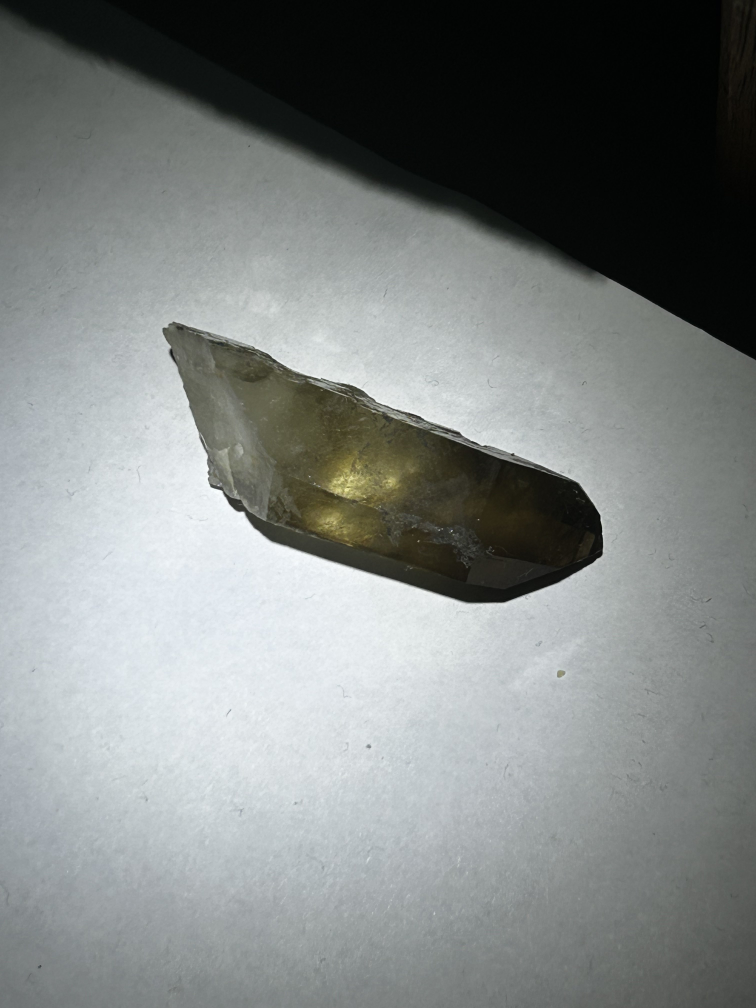
#> input picture images/to_identify/3.jpg, 3024 x 4032 px (shown at 1/4 size)
$ python -i main.py   (imports and definitions only)
#> lines starting #> are read from the running program, lines starting #| are printed output that depends on the picture; after the words box and inside, x2 and y2 are one past the last pixel; in counts of white or black regions, pixels touching at a corner belong together
import cv2
import numpy as np
import os
from pathlib import Path
import matplotlib.pyplot as plt

class UniversalMineralPreprocessor:
    """
    Universal Mineral Image Preprocessor
    """

    # [421 lines left out: functions __init__, step1_load_image, step2_denoise, step3_enhance_contrast, step4_segment_universal, step5_remove_artifacts and 6 more, not called in this run]


# =============================================================================
# USAGE EXAMPLES
# =============================================================================

# [5 lines not run here, left out]


    # ========================================
    # Option 2: Process all minerals in batch
    # ========================================
    # print("\n=== Option 2: All Minerals ===")
    #
    # # List of minerals to process
    # MINERALS = ['sulfur', 'obsidian', 'quartz', 'amethyst', 'pyrite']
    #
    # # Base paths
    # BASE_INPUT = "images/minerals_raw/sulfur"  # Used as base path
    # BASE_OUTPUT = "images/minerals_processed/sulfur"
    #
    # preprocessor = UniversalMineralPreprocessor(BASE_INPUT, BASE_OUTPUT)
    # preprocessor.process_all_minerals(MINERALS, visualize_first=True)
class StatisticalMineralClassifier:
    def __init__(self):
        # Słownik przechowujący wzorce dla każdego minerału
        self.profiles = {}

    def get_image_signature(self, image_path):
        """Tworzy unikalny podpis cyfrowy z lepszą obsługą błędów"""
#> called with image_path = 'images/to_identify/3.jpg'
        img = cv2.imread(str(image_path))
#> img is the input picture: shape (4032, 3024, 3); mean B, G, R 130.2, 131.5, 127.2
        if img is None:
            print(f"Nie można otworzyć pliku: {image_path}")
            return None

        # 1. Konwersja do HSV
        hsv = cv2.cvtColor(img, cv2.COLOR_BGR2HSV)
#> hsv: shape (4032, 3024, 3); mean H, S, V 80.3, 29.7, 132.8
        gray = cv2.cvtColor(img, cv2.COLOR_BGR2GRAY)

        # 2. Inteligentna maska (szukamy wszystkiego, co NIE jest białym tłem)
        # Zakładamy, że tło po preprocessingu ma jasność > 240
        mask = gray < 240
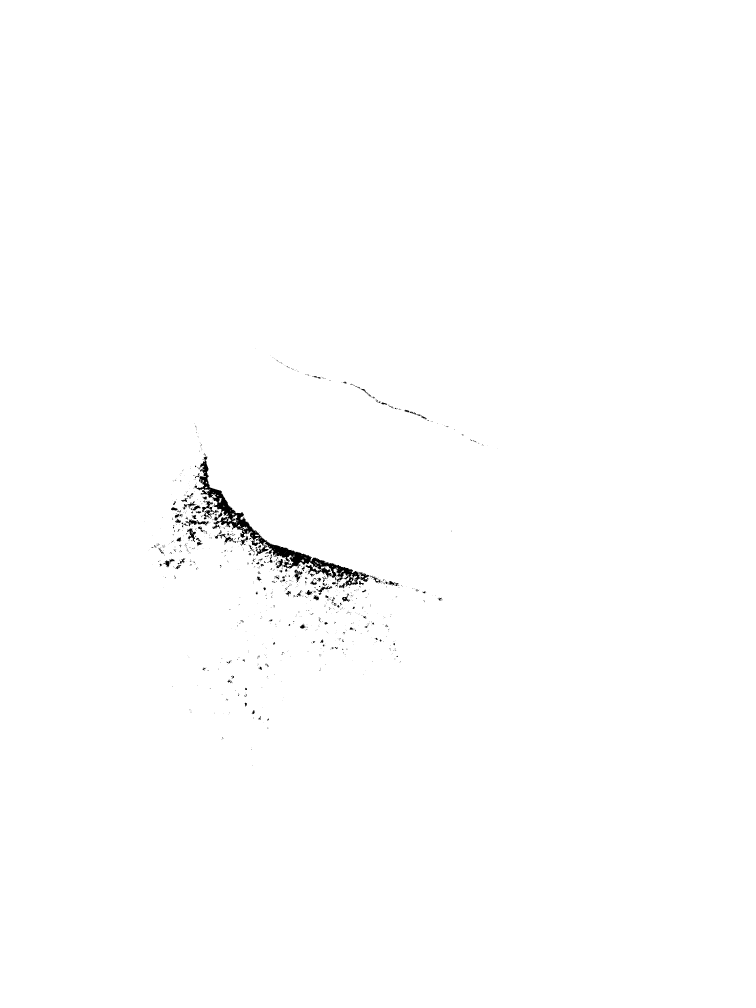
#> mask: shape (4032, 3024) bool (shown at 1/4 size); 99.5% white; 1105 black regions (928 under 20 px), largest, box (x1, y1, x2, y2) and area: (783, 1826, 1477, 2346) 32763, (808, 2003, 874, 2072) 1328, (752, 2078, 836, 2106) 904

        # Sprawdzenie: czy maska coś znalazła?
        if np.sum(mask) == 0:
            # Jeśli maska jest pusta, weź środek obrazu (bezpiecznik)
            h, w = gray.shape
            mask[h//4:3*h//4, w//4:3*w//4] = 1
            print(f"0Uwaga: Maska dla {Path(image_path).name} była pusta. Używam środka obrazu.")

        mask = mask.astype(np.uint8)

        # 3. Ekstrakcja cech
        # Średni kolor wewnątrz maski
        mean_hsv = cv2.mean(hsv, mask=mask)[:3]
#> mean_hsv = (80.16, 29.76, 132.2)

        # Tekstura - odchylenie standardowe jasności pikseli obiektu
        roughness = np.std(gray[mask > 0])
#> roughness = 73.58

        # 4. Proporcje kształtu (Współczynnik wydłużenia)
        contours, _ = cv2.findContours(mask, cv2.RETR_EXTERNAL, cv2.CHAIN_APPROX_SIMPLE)
#> contours = [[[0, 0], [0, 4031], [3023, 4031], [3023, 0]]]
        aspect_ratio = 1.0
        if contours:
            cnt = max(contours, key=cv2.contourArea)
#> cnt = [[0, 0], [0, 4031], [3023, 4031], [3023, 0]]
            x, y, w, h = cv2.boundingRect(cnt)
#> x = 0; y = 0; w = 3024; h = 4032
            aspect_ratio = float(w) / h # np. 1.0 to kwadrat, 0.5 to pionowy słupek
#> aspect_ratio = 0.75

        # Zwracamy wektor: [Hue, Saturation, Value, Roughness, AspectRatio]
        return np.array([mean_hsv[0], mean_hsv[1], mean_hsv[2], roughness, aspect_ratio])

    # [33 lines left out: functions train, predict, not called in this run]

# =============================================================================

# [46 lines not run here, left out]

>>> result = StatisticalMineralClassifier().get_image_signature('images/to_identify/3.jpg')
#> result = [80.16, 29.76, 132.2, 73.58, 0.75]
